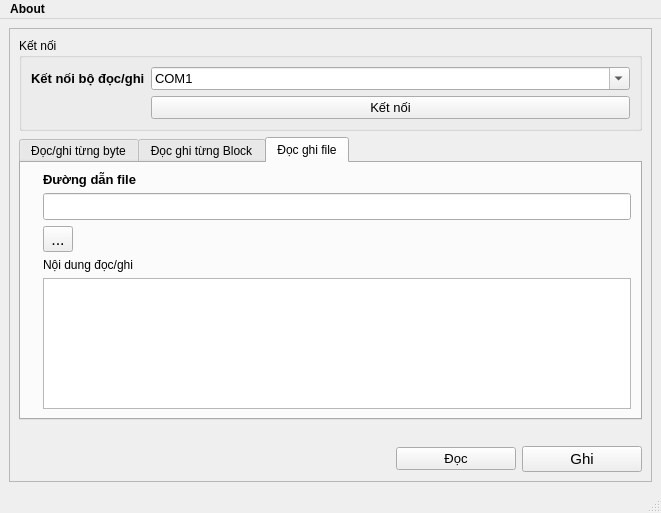
<?xml version="1.0" encoding="UTF-8"?>
<ui version="4.0">
 <class>MainWindow</class>
 <widget class="QMainWindow" name="MainWindow">
  <property name="geometry">
   <rect>
    <x>0</x>
    <y>0</y>
    <width>661</width>
    <height>513</height>
   </rect>
  </property>
  <property name="font">
   <font>
    <weight>50</weight>
    <bold>false</bold>
   </font>
  </property>
  <property name="windowTitle">
   <string>Đọc ghi nội dung SD Card - Nhóm 7</string>
  </property>
  <property name="windowIcon">
   <iconset resource="../../../../../../../home/ndlinh/Desktop/asdsadsa.qrc">
    <normaloff>:/newPrefix/sd-card.png</normaloff>:/newPrefix/sd-card.png</iconset>
  </property>
  <property name="autoFillBackground">
   <bool>true</bool>
  </property>
  <property name="toolButtonStyle">
   <enum>Qt::ToolButtonIconOnly</enum>
  </property>
  <property name="tabShape">
   <enum>QTabWidget::Rounded</enum>
  </property>
  <widget class="QWidget" name="centralwidget">
   <property name="enabled">
    <bool>true</bool>
   </property>
   <layout class="QVBoxLayout" name="verticalLayout">
    <item>
     <widget class="QFrame" name="frame">
      <property name="frameShape">
       <enum>QFrame::StyledPanel</enum>
      </property>
      <property name="frameShadow">
       <enum>QFrame::Raised</enum>
      </property>
      <layout class="QGridLayout" name="gridLayout_3">
       <item row="11" column="4">
        <widget class="QLabel" name="label_12">
         <property name="text">
          <string/>
         </property>
        </widget>
       </item>
       <item row="0" column="0" rowspan="2" colspan="5">
        <widget class="QGroupBox" name="groupBox">
         <property name="title">
          <string>Kết nối</string>
         </property>
         <layout class="QFormLayout" name="formLayout_2">
          <item row="0" column="0">
           <widget class="QLabel" name="label">
            <property name="enabled">
             <bool>true</bool>
            </property>
            <property name="minimumSize">
             <size>
              <width>0</width>
              <height>16</height>
             </size>
            </property>
            <property name="font">
             <font>
              <pointsize>10</pointsize>
              <weight>75</weight>
              <bold>true</bold>
             </font>
            </property>
            <property name="text">
             <string>Kết nối bộ đọc/ghi</string>
            </property>
           </widget>
          </item>
          <item row="0" column="1">
           <widget class="QComboBox" name="com_sel_box">
            <property name="font">
             <font>
              <pointsize>10</pointsize>
             </font>
            </property>
            <property name="editable">
             <bool>true</bool>
            </property>
            <property name="currentText">
             <string>COM1</string>
            </property>
            <item>
             <property name="text">
              <string>COM1</string>
             </property>
            </item>
            <item>
             <property name="text">
              <string>COM2</string>
             </property>
            </item>
            <item>
             <property name="text">
              <string>COM3</string>
             </property>
            </item>
            <item>
             <property name="text">
              <string>COM4</string>
             </property>
            </item>
            <item>
             <property name="text">
              <string>COM5</string>
             </property>
            </item>
            <item>
             <property name="text">
              <string>COM6</string>
             </property>
            </item>
            <item>
             <property name="text">
              <string>COM7</string>
             </property>
            </item>
            <item>
             <property name="text">
              <string>COM8</string>
             </property>
            </item>
            <item>
             <property name="text">
              <string>COM9</string>
             </property>
            </item>
            <item>
             <property name="text">
              <string>COM10</string>
             </property>
            </item>
            <item>
             <property name="text">
              <string>COM11</string>
             </property>
            </item>
            <item>
             <property name="text">
              <string>COM12</string>
             </property>
            </item>
           </widget>
          </item>
          <item row="1" column="1">
           <widget class="QPushButton" name="conn_btn">
            <property name="font">
             <font>
              <pointsize>10</pointsize>
             </font>
            </property>
            <property name="text">
             <string>Kết nối</string>
            </property>
            <property name="flat">
             <bool>false</bool>
            </property>
           </widget>
          </item>
         </layout>
        </widget>
       </item>
       <item row="14" column="2">
        <widget class="QLabel" name="label_4">
         <property name="text">
          <string/>
         </property>
        </widget>
       </item>
       <item row="0" column="4">
        <widget class="QLabel" name="label_6">
         <property name="text">
          <string/>
         </property>
        </widget>
       </item>
       <item row="14" column="3">
        <widget class="QPushButton" name="tab1_rd_btn">
         <property name="font">
          <font>
           <pointsize>10</pointsize>
          </font>
         </property>
         <property name="text">
          <string>Đọc</string>
         </property>
        </widget>
       </item>
       <item row="4" column="0" rowspan="7" colspan="5">
        <widget class="QTabWidget" name="tabWidget">
         <property name="maximumSize">
          <size>
           <width>751</width>
           <height>16777215</height>
          </size>
         </property>
         <property name="currentIndex">
          <number>2</number>
         </property>
         <property name="usesScrollButtons">
          <bool>false</bool>
         </property>
         <property name="documentMode">
          <bool>false</bool>
         </property>
         <property name="tabsClosable">
          <bool>false</bool>
         </property>
         <widget class="QWidget" name="tab">
          <property name="font">
           <font>
            <pointsize>16</pointsize>
            <weight>50</weight>
            <bold>false</bold>
           </font>
          </property>
          <attribute name="title">
           <string>Đọc/ghi từng byte</string>
          </attribute>
          <layout class="QGridLayout" name="gridLayout_2">
           <item row="2" column="1">
            <widget class="QLabel" name="label_3">
             <property name="font">
              <font>
               <pointsize>10</pointsize>
               <weight>75</weight>
               <bold>true</bold>
              </font>
             </property>
             <property name="text">
              <string>Nội dung byte</string>
             </property>
            </widget>
           </item>
           <item row="2" column="3">
            <widget class="QLineEdit" name="tab1_text2">
             <property name="font">
              <font>
               <pointsize>12</pointsize>
              </font>
             </property>
            </widget>
           </item>
           <item row="1" column="1">
            <widget class="QLabel" name="label_2">
             <property name="font">
              <font>
               <pointsize>10</pointsize>
               <weight>75</weight>
               <bold>true</bold>
              </font>
             </property>
             <property name="text">
              <string>Địa chỉ byte</string>
             </property>
            </widget>
           </item>
           <item row="1" column="3">
            <widget class="QSpinBox" name="spinBox"/>
           </item>
          </layout>
         </widget>
         <widget class="QWidget" name="tab_2">
          <property name="font">
           <font>
            <pointsize>10</pointsize>
           </font>
          </property>
          <attribute name="title">
           <string>Đọc ghi từng Block</string>
          </attribute>
          <layout class="QGridLayout" name="gridLayout_4">
           <item row="2" column="0">
            <widget class="QLabel" name="label_9">
             <property name="font">
              <font>
               <pointsize>10</pointsize>
               <weight>75</weight>
               <bold>true</bold>
              </font>
             </property>
             <property name="text">
              <string>Nội dung ghi</string>
             </property>
            </widget>
           </item>
           <item row="3" column="0" colspan="4">
            <widget class="QTextEdit" name="tab2_text3"/>
           </item>
           <item row="1" column="1" colspan="2">
            <widget class="QSpinBox" name="tab2_text2">
             <property name="font">
              <font>
               <family>Roboto</family>
               <pointsize>12</pointsize>
              </font>
             </property>
             <property name="maximum">
              <number>999</number>
             </property>
            </widget>
           </item>
           <item row="1" column="0">
            <widget class="QLineEdit" name="tab2_text1">
             <property name="font">
              <font>
               <pointsize>12</pointsize>
              </font>
             </property>
             <property name="text">
              <string/>
             </property>
            </widget>
           </item>
           <item row="0" column="1" colspan="2">
            <widget class="QLabel" name="label_10">
             <property name="font">
              <font>
               <family>Arial</family>
               <pointsize>10</pointsize>
               <weight>75</weight>
               <bold>true</bold>
              </font>
             </property>
             <property name="text">
              <string>Kích thước block (byte)</string>
             </property>
            </widget>
           </item>
           <item row="0" column="0">
            <widget class="QLabel" name="label_5">
             <property name="font">
              <font>
               <pointsize>10</pointsize>
               <weight>75</weight>
               <bold>true</bold>
              </font>
             </property>
             <property name="text">
              <string>Địa chỉ bắt đầu block</string>
             </property>
            </widget>
           </item>
          </layout>
         </widget>
         <widget class="QWidget" name="tab_5">
          <attribute name="title">
           <string>Đọc ghi file</string>
          </attribute>
          <layout class="QFormLayout" name="formLayout">
           <item row="0" column="0">
            <widget class="QLabel" name="label_13">
             <property name="text">
              <string/>
             </property>
            </widget>
           </item>
           <item row="0" column="1">
            <widget class="QLabel" name="label_8">
             <property name="font">
              <font>
               <pointsize>10</pointsize>
               <weight>75</weight>
               <bold>true</bold>
              </font>
             </property>
             <property name="text">
              <string>Đường dẫn file</string>
             </property>
            </widget>
           </item>
           <item row="1" column="1">
            <widget class="QLineEdit" name="tab3_text1">
             <property name="font">
              <font>
               <pointsize>12</pointsize>
              </font>
             </property>
             <property name="text">
              <string/>
             </property>
            </widget>
           </item>
           <item row="4" column="1">
            <widget class="QToolButton" name="tab3_selector">
             <property name="font">
              <font>
               <pointsize>12</pointsize>
              </font>
             </property>
             <property name="layoutDirection">
              <enum>Qt::RightToLeft</enum>
             </property>
             <property name="autoFillBackground">
              <bool>true</bool>
             </property>
             <property name="text">
              <string>...</string>
             </property>
            </widget>
           </item>
           <item row="5" column="1">
            <widget class="QLabel" name="label_14">
             <property name="text">
              <string>Nội dung đọc/ghi</string>
             </property>
            </widget>
           </item>
           <item row="6" column="1">
            <widget class="QPlainTextEdit" name="tab3_text2"/>
           </item>
          </layout>
         </widget>
        </widget>
       </item>
       <item row="11" column="0">
        <widget class="QLabel" name="label_7">
         <property name="text">
          <string/>
         </property>
        </widget>
       </item>
       <item row="14" column="4">
        <widget class="QPushButton" name="tab1_wr_btn">
         <property name="font">
          <font>
           <pointsize>11</pointsize>
          </font>
         </property>
         <property name="text">
          <string>Ghi</string>
         </property>
        </widget>
       </item>
      </layout>
      <widget class="QLabel" name="label_11">
       <property name="geometry">
        <rect>
         <x>339</x>
         <y>157</y>
         <width>103</width>
         <height>38</height>
        </rect>
       </property>
       <property name="text">
        <string/>
       </property>
      </widget>
     </widget>
    </item>
   </layout>
  </widget>
  <widget class="QMenuBar" name="menubar">
   <property name="geometry">
    <rect>
     <x>0</x>
     <y>0</y>
     <width>661</width>
     <height>22</height>
    </rect>
   </property>
   <property name="font">
    <font>
     <weight>75</weight>
     <italic>false</italic>
     <bold>true</bold>
    </font>
   </property>
   <widget class="QMenu" name="menuAbout_2">
    <property name="title">
     <string>About</string>
    </property>
    <addaction name="actionV_ch_ng_t_i"/>
   </widget>
   <addaction name="menuAbout_2"/>
  </widget>
  <widget class="QStatusBar" name="statusbar"/>
  <action name="actionOpen_file">
   <property name="text">
    <string>Mở file</string>
   </property>
  </action>
  <action name="actionV_ch_ng_t_i">
   <property name="text">
    <string>Về chúng tôi</string>
   </property>
  </action>
  <action name="actionTho_t">
   <property name="text">
    <string>Thoát</string>
   </property>
  </action>
 </widget>
 <resources>
  <include location="../../../../../../../home/ndlinh/Desktop/asdsadsa.qrc"/>
 </resources>
 <connections/>
</ui>
